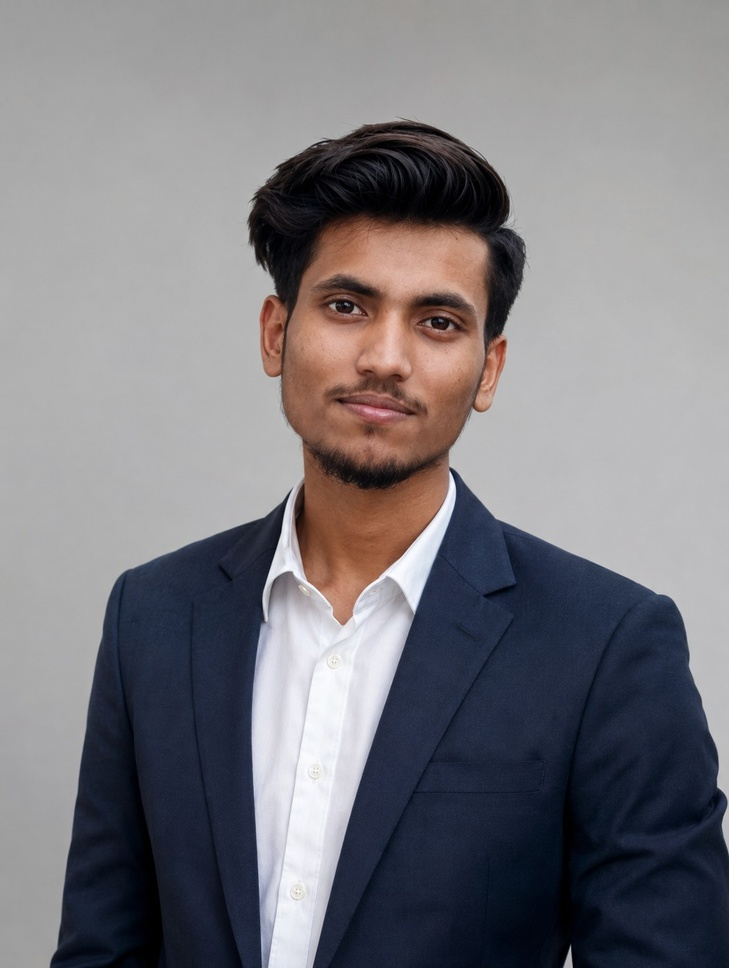
#> input picture 05_Histogram_Equalization/input.jpg, 729 x 968 px, shrunk from 1088 x 1445 before the run
$ python program.py
#> lines starting #> are read from the running program, lines starting #| are printed output that depends on the picture
import cv2
import matplotlib.pyplot as plt

img = cv2.imread("input.jpg")
#> img is the input picture: shape (968, 729, 3); mean B, G, R 125.5, 120.8, 122.7

gray = cv2.cvtColor(img, cv2.COLOR_BGR2GRAY)
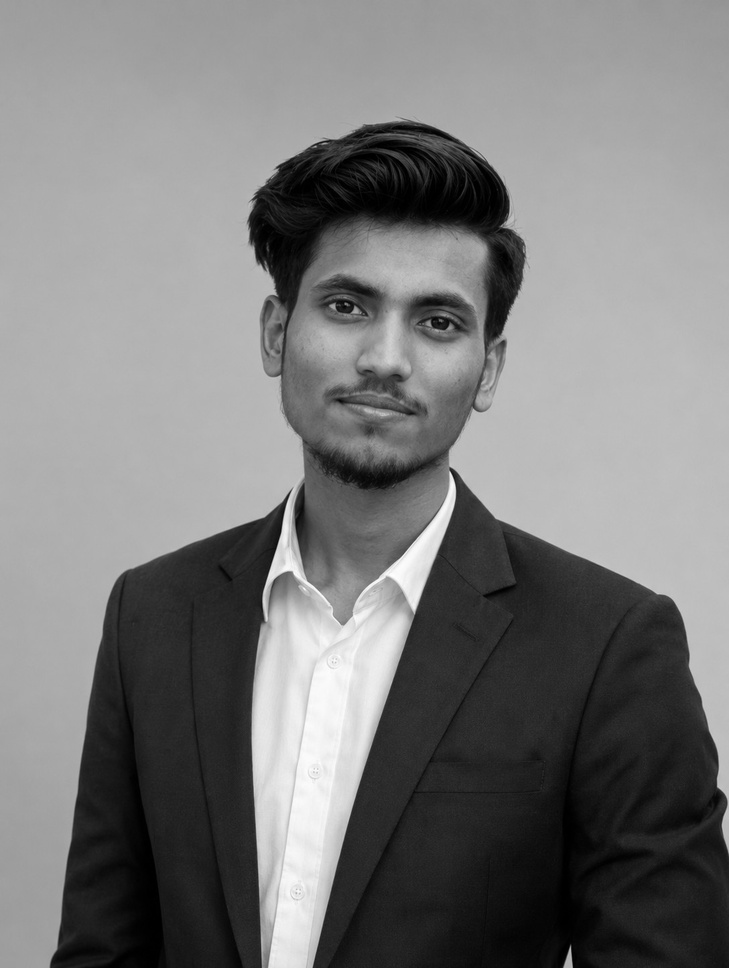
#> gray: shape (968, 729); min 0, max 255, mean 121.9

equalized = cv2.equalizeHist(gray)
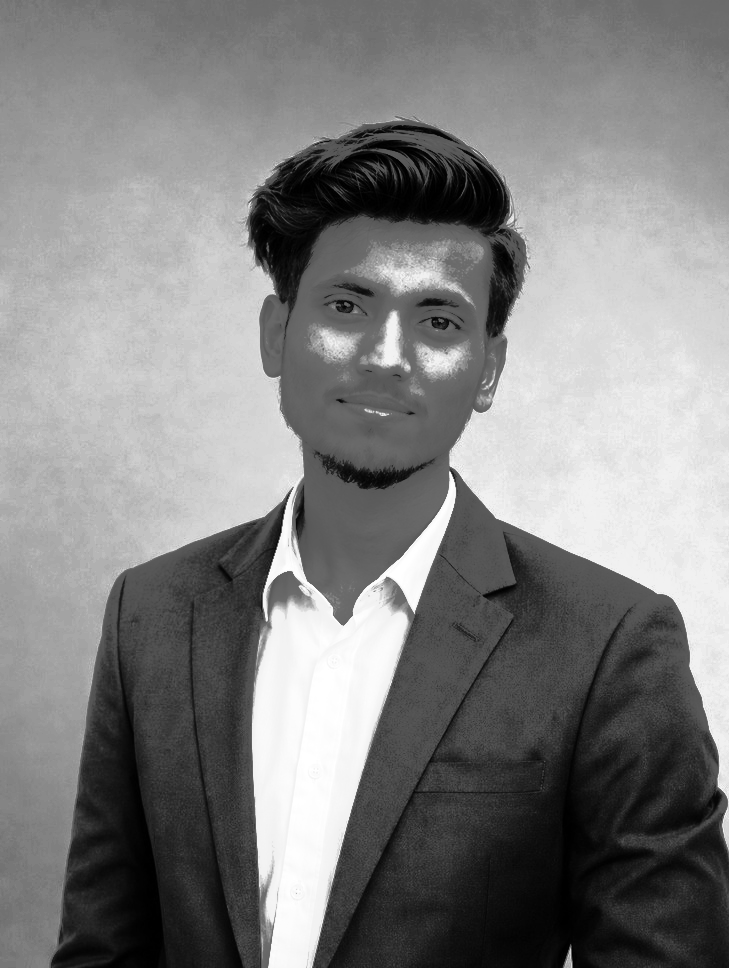
#> equalized: shape (968, 729); min 0, max 255, mean 128.5

cv2.imwrite("output.png", equalized)

hist_before = cv2.calcHist(
    [gray], [0], None, [256], [0, 256]
)
#> hist_before = 256 values, max 17065 at index 178, min 2 at index 255, mean 2756.5

hist_after = cv2.calcHist(
    [equalized], [0], None, [256], [0, 256]
)
#> hist_after = 256 values, max 17065 at index 194, min 0 at index 17, mean 2756.5

plt.figure(figsize=(10, 5))

plt.subplot(1, 2, 1)
plt.plot(hist_before)
plt.title("Before Equalization")
plt.xlabel("Pixel Intensity")
plt.ylabel("Frequency")

plt.subplot(1, 2, 2)
plt.plot(hist_after)
plt.title("After Equalization")
plt.xlabel("Pixel Intensity")
plt.ylabel("Frequency")

plt.tight_layout()

plt.savefig("histogram_comparison.png")
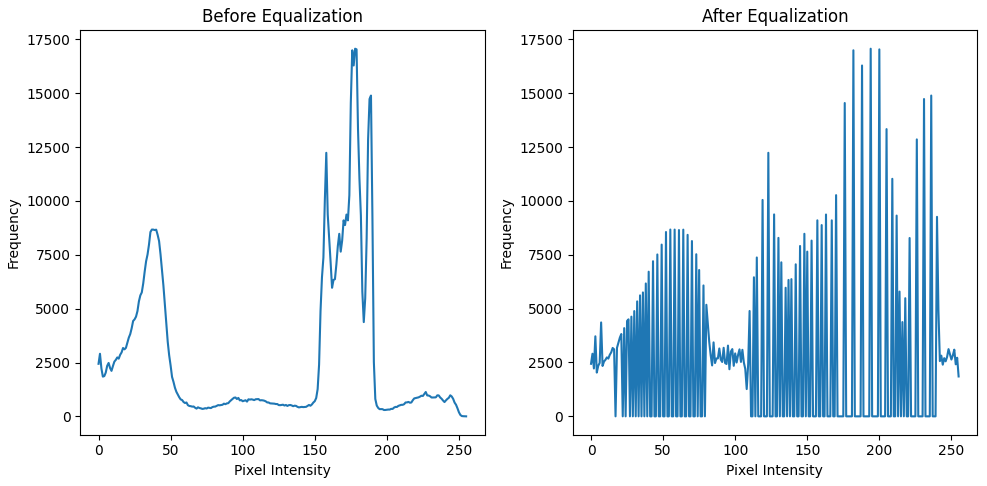
#> figure drawn by matplotlib, 2 panels; panel 1: curve peaks at x = 178, y = 17065; panel 2: curve peaks at x = 194, y = 17065

plt.close()
